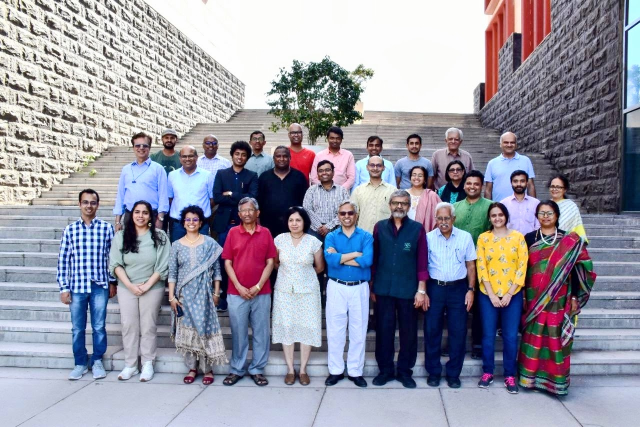
#> input picture data/Plaksha_Faculty.jpg, 1280 x 854 px (shown at 1/2 size)
$ jupyter execute 'Lab 5-Spring 2025.ipynb'
#> lines starting #> are read from the running program, lines starting #| are printed output that depends on the picture; after the words box and inside, x2 and y2 are one past the last pixel; in counts of white or black regions, pixels touching at a corner belong together
#### Instructions
###### Follow the instructions given in comments prefixed with ## and write your code below that.
###### Also fill the partial code in given blanks.
###### Don't make any changes to the rest part of the codes

### Answer the questions given at the end of this notebook within your report.

### You would need to submit your GitHub repository link. Refer to the Section 6: Final Submission on the PDF document for the details.

[cell 1]
import cv2
import numpy as np
import matplotlib.pyplot as plt
from sklearn.cluster import KMeans
from scipy.spatial import distance
from matplotlib.offsetbox import OffsetImage, AnnotationBbox
from dotenv import load_dotenv

load_dotenv()

[cell 2]
import wandb
import os
wandb.login(key=os.getenv("WANDB_API_KEY"))
wandb.init(project='distance_classification_project')

[cell 3]
## Reading the image plaksha_Faculty.jpg

img = cv2.imread('data/Plaksha_Faculty.jpg')
#> img is the input picture: shape (854, 1280, 3); mean B, G, R 162.4, 149, 149.2

## Convert the image to grayscale
gray_img = cv2.cvtColor(img, cv2.COLOR_BGR2GRAY)
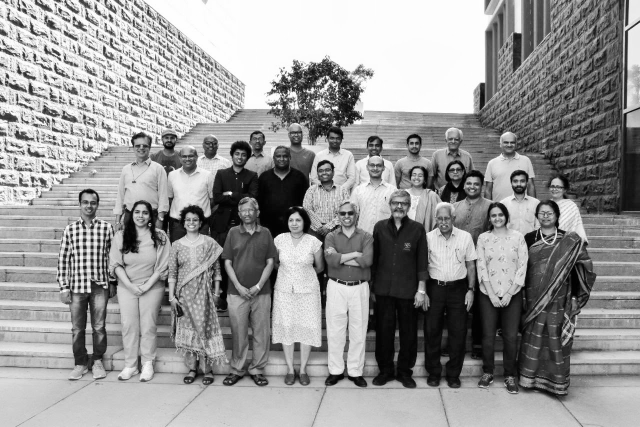
#> gray_img: shape (854, 1280) (shown at 1/2 size); min 0, max 255, mean 150.6


# Loading the required haar-cascade xml classifier file
face_cascade = cv2.CascadeClassifier('haarcascade_frontalface_default.xml')

# Applying the face detection method on the grayscale image.
## Change the parameters for better detection of faces in your case.
faces_rect = face_cascade.detectMultiScale(gray_img, 1.05, 4, minSize=(25,25), maxSize=(50,50))
#> faces_rect = 30 rows, first 6: [322, 263, 33, 33], [654, 265, 31, 31], [500, 266, 30, 30], [892, 267, 31, 31], [409, 277, 28, 28], [812, 274, 34, 34]

# Define the text and font parameters
text = "Face Detected" ## The text you want to write
font = cv2.FONT_HERSHEY_SIMPLEX  ## Font type
font_scale = 1  ## Font scale factor
font_color = (0, 0, 255)  ## Text color in BGR format (here, it's red)
font_thickness = 2  ## Thickness of the text


# Iterating through rectangles of detected faces
for (x, y, w, h) in faces_rect:
    cv2.rectangle(img, (x, y), (x+w, y+h), (0, 0, 255), 2)
    # Use cv2.putText to add the text to the image, Use text, font, font_scale, font_color, font_thickness here
    cv2.putText(img, text, (x, y-10), font, font_scale, font_color, font_thickness)
#> this loop made 30 passes
#> (x, y, w, h) on passes 1 to 12: (322, 263, 33, 33), (654, 265, 31, 31), (500, 266, 30, 30), (892, 267, 31, 31), (409, 277, 28, 28), (812, 274, 34, 34), (464, 296, 33, 33), (632, 328, 34, 34), (819, 337, 33, 33), (570, 426, 39, 39), (576, 253, 32, 32), (1003, 273, 32, 32)
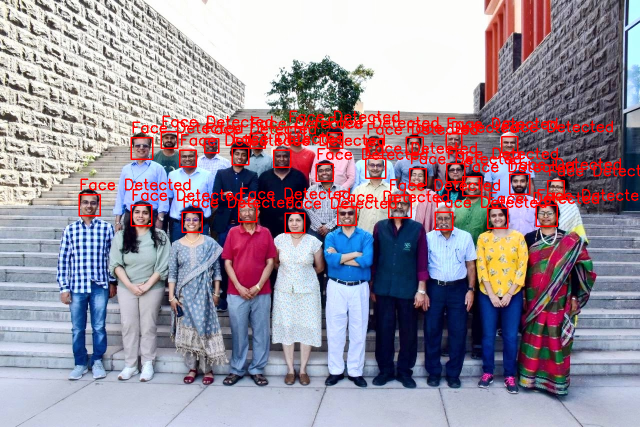
#> img: shape (854, 1280, 3) (shown at 1/2 size); 4.95% of pixels changed, all inside (x1, y1, x2, y2) = (157, 221, 1280, 467)

## Display the image and window title should be "Total number of face detected are #"
cv2.imshow("Total number of face detected are {}".format(len(faces_rect)), img)
wandb.log({"Total number of face detected are": len(faces_rect)})
cv2.waitKey(0)
cv2.destroyAllWindows()

[cell 4]
from matplotlib.offsetbox import OffsetImage, AnnotationBbox
# Extract face region features (Hue and Saturation)
img_hsv = cv2.cvtColor(img, cv2.COLOR_BGR2HSV) ## call the img and convert it from BGR to HSV and store in img_hsv
#> img_hsv: shape (854, 1280, 3); mean H, S, V 82.7, 77.3, 177.2
hue_saturation = []
face_images = []  # To store detected face images

for (x, y, w, h) in faces_rect:
    face = img_hsv[y:y + h, x:x + w]
    hue = np.mean(face[:, :, 0])
    saturation = np.mean(face[:, :, 1])
    hue_saturation.append((hue, saturation))
    face_images.append(face)
#> this loop made 30 passes
#> (x, y, w, h, hue, saturation) on passes 1 to 12: (322, 263, 33, 33, 58.93, 124.3), (654, 265, 31, 31, 30.3, 191.8), (500, 266, 30, 30, 22, 188.5), (892, 267, 31, 31, 67.32, 131.3), (409, 277, 28, 28, 85.1, 147.5), (812, 274, 34, 34, 49.21, 149.4), (464, 296, 33, 33, 42.56, 134.3), (632, 328, 34, 34, 81.22, 114.8), (819, 337, 33, 33, 34.9, 124.2), (570, 426, 39, 39, 55.81, 115.3), (576, 253, 32, 32, 40.31, 174.8), (1003, 273, 32, 32, 47.01, 116.2)
#> after the loop, face_images = 30 items; hue_saturation = 30 pairs, first value 20.84 to 120.8, second value 87.63 to 192.7

hue_saturation = np.array(hue_saturation)

## Perform k-Means clustering on hue_saturation and store in kmeans
kmeans = KMeans(n_clusters=3, random_state=0).fit(hue_saturation)
centroids = kmeans.cluster_centers_
#> centroids = [[37.58, 129.6], [74.27, 116.2], [31.61, 187]]
labels = kmeans.labels_
#> labels = 30 values, max 2 at index 1, min 0 at index 5, mean 0.833

# Create a figure and axis
fig, ax = plt.subplots(figsize=(12, 6))

# Plot the clustered faces with custom markers
for i, (x,y,w,h ) in enumerate(faces_rect):
    im = OffsetImage(cv2.cvtColor(cv2.resize(face_images[i], (20, 20)), cv2.COLOR_HSV2RGB))
    ab = AnnotationBbox(im, (hue_saturation[i, 0], hue_saturation[i, 1]), frameon=False, pad=0)
    ax.add_artist(ab)
    plt.plot(hue_saturation[i, 0], hue_saturation[i, 1])


plt.xlabel('Hue')
plt.ylabel('Saturation')
plt.title('Hue-Saturation Clustering of Detected Faces')
plt.grid(True)
plt.show()
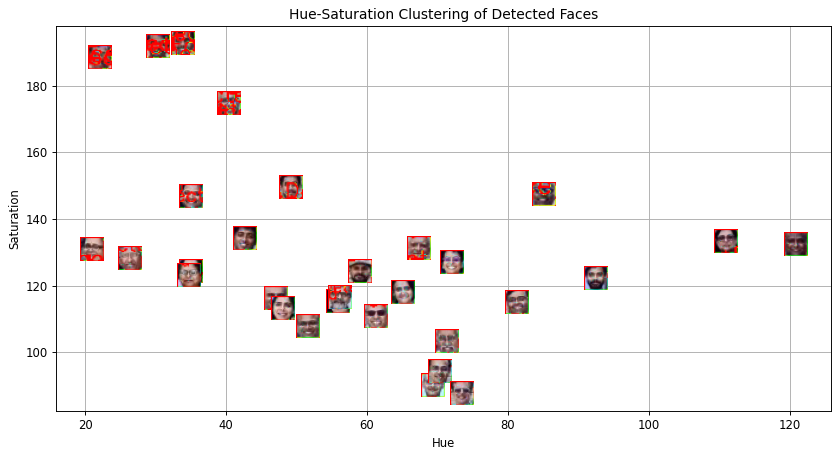
#> figure drawn by matplotlib, 1 panel
wandb.log({"Hue-Saturation Clustering of Detected Faces": wandb.Image(plt)})

[cell 5]
# Create an empty list to store legend labels
legend_labels = []

# Create lists to store points for each cluster
cluster_0_points = []
cluster_1_points = []

# Your code for scatter plot goes here
fig, ax = plt.subplots(figsize=(12, 6))
for i, (x, y, w, h) in enumerate(faces_rect):
    if kmeans.labels_[i] == 0:
        cluster_0_points.append((hue_saturation[i, 0], hue_saturation[i, 1]))
    else:
        cluster_1_points.append((hue_saturation[i, 0], hue_saturation[i, 1]))
#> after the loop, cluster_0_points = [(49.21, 149.4), (42.56, 134.3), (34.9, 124.2), (47.01, 116.2), (34.88, 146.8), (20.84, 130.7), (26.22, 128.1), (48.03, 113.2), (34.61, 123.1)]; cluster_1_points = 21 items, first 6: (58.93, 124.3), (30.3, 191.8), (22, 188.5), (67.32, 131.3), (85.1, 147.5), (81.22, 114.8)


cluster_0_points = np.array(cluster_0_points)
#> cluster_0_points = [[49.21, 149.4], [42.56, 134.3], [34.9, 124.2], [47.01, 116.2], [34.88, 146.8], [20.84, 130.7], [26.22, 128.1], [48.03, 113.2], [34.61, 123.1]]
# Plot points for cluster 0 in green
plt.scatter(cluster_0_points[:, 0], cluster_0_points[:, 1], color='green', label='Cluster 0')


cluster_1_points = np.array(cluster_1_points)
#> cluster_1_points = 21 rows, first 8: [58.93, 124.3], [30.3, 191.8], [22, 188.5], [67.32, 131.3], [85.1, 147.5], [81.22, 114.8], [55.81, 115.3], [40.31, 174.8]
# Plot points for cluster 1 in blue
plt.scatter(cluster_1_points[:, 0], cluster_1_points[:, 1], color='blue', label='Cluster 1')

# Calculate and plot centroids
centroid_0 = np.mean(cluster_0_points, axis=0)
#> centroid_0 = [37.58, 129.6]
centroid_1 = np.mean(cluster_1_points, axis=0)
#> centroid_1 = [66.15, 129.7]

# Plot both the centroid for cluster 0 and cluster 1
plt.scatter(centroid_0[0], centroid_0[1], color='green', marker='x', s=100, label='Centroid 0')
plt.scatter(centroid_1[0], centroid_1[1], color='blue', marker='x', s=100, label='Centroid 1')

plt.xlabel('Hue')
plt.ylabel('Saturation')
plt.title('Hue-Saturation Clustering of Detected Faces')
plt.legend()
plt.grid(True)
plt.show()
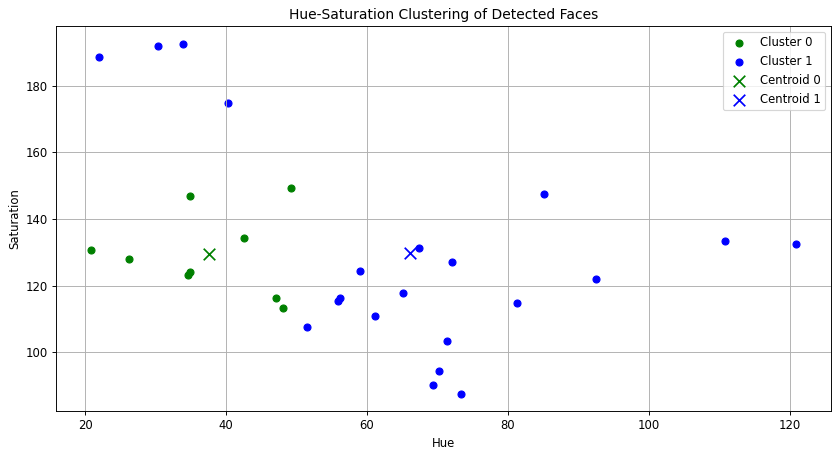
#> figure drawn by matplotlib, 1 panel
wandb.log({"Hue-Saturation Clustering of Detected Faces, legend lables": wandb.Image(fig)})

[cell 6]
## Read the class of the template image 'Dr_Shashi_Tharoor.jpg' using cv2 and store it in template_img
template_img = cv2.imread("data/Dr_Shashi_Tharoor.jpg")
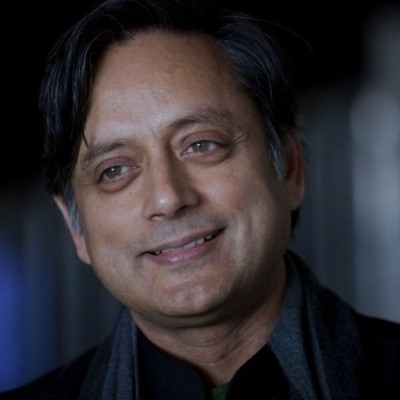
#> input picture data/Dr_Shashi_Tharoor.jpg, 400 x 400 px
#> template_img is the input picture: shape (400, 400, 3); mean B, G, R 49.8, 45.4, 49.1
# Detect face in the template image after converting it to gray and store it in template_faces
grey_img = cv2.cvtColor(template_img, cv2.COLOR_BGR2GRAY)
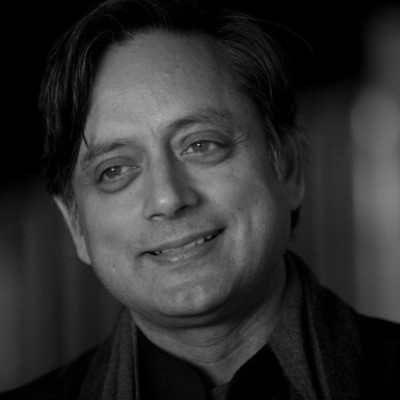
#> grey_img: shape (400, 400); min 0, max 188, mean 47
template_faces = face_cascade.detectMultiScale(grey_img, 1.05, 4, minSize=(25,25), maxSize=(50,50))
#> template_faces = ()

# Draw rectangles around the detected faces
for (x, y, w, h) in template_faces:
    cv2.rectangle(template_img, (x, y), (x + w, y + h), (0, 255, 0), 3)
#> this loop made 0 passes
cv2.imshow("Detected Faces", template_img)
cv2.waitKey(0)
cv2.destroyAllWindows()


cv2.imwrite("output/detected_faces.jpg", template_img)


wandb.log({"Detected Faces": wandb.Image(template_img)})

[cell 7]
# Convert the template image to HSV color space and store it in template_hsv
template_hsv = cv2.cvtColor(template_img, cv2.COLOR_BGR2HSV)
#> template_hsv: shape (400, 400, 3); mean H, S, V 66.8, 85.4, 57.9

# Extract hue and saturation features from the template image as we did it for detected faces.
template_hue = np.mean(template_hsv[:, :, 0])
#> template_hue = 66.78
template_saturation = np.mean(template_hsv[:, :, 1])
#> template_saturation = 85.39

# Predict the cluster label for the template image and store it in template_label
template_label = kmeans.predict([[template_hue, template_saturation]])[0]
#> template_label = 1

# Create a figure and axis for visualization
fig, ax = plt.subplots(figsize=(12, 6))

# Plot the clustered faces with custom markers (similar to previous code)
for i, (x, y, w, h) in enumerate(faces_rect):
    color = 'red' if kmeans.labels_[i] == 0 else 'blue'
    im = OffsetImage(cv2.cvtColor(cv2.resize(face_images[i], (20, 20)), cv2.COLOR_HSV2RGB))
    ab = AnnotationBbox(im, (hue_saturation[i, 0], hue_saturation[i, 1]), frameon=False, pad=0)
    ax.add_artist(ab)
    plt.plot(hue_saturation[i, 0], hue_saturation[i, 1], 'o', markersize=5, color=color)
#> this loop made 30 passes

# Plot the template image in the respective cluster
if template_label == 0:
    color = 'red'
else:
    color = 'blue'
im = OffsetImage(cv2.cvtColor(cv2.resize(template_img, (20, 20)), cv2.COLOR_BGR2RGB))
ab = AnnotationBbox(im, (template_hue, template_saturation), frameon=False, pad=0)
ax.add_artist(ab)

plt.xlabel('Hue')
plt.ylabel('Saturation')
plt.title('Hue-Saturation Clustering of Template Image')
plt.grid(True)
plt.show()
wandb.log({"Hue-Saturation Clustering of Template Image": wandb.Image(plt)})

[cell 8]
# Create an empty list to store legend labels
legend_labels = []

# Create lists to store points for each cluster
cluster_0_points = []
cluster_1_points = []

# Your code for scatter plot goes here
fig, ax = plt.subplots(figsize=(12, 6))
for i, (x, y, w, h) in enumerate(faces_rect):
    if kmeans.labels_[i] == 0:
        cluster_0_points.append((hue_saturation[i, 0], hue_saturation[i, 1]))
    else:
        cluster_1_points.append((hue_saturation[i, 0], hue_saturation[i, 1]))
#> after the loop, cluster_0_points = [(49.21, 149.4), (42.56, 134.3), (34.9, 124.2), (47.01, 116.2), (34.88, 146.8), (20.84, 130.7), (26.22, 128.1), (48.03, 113.2), (34.61, 123.1)]; cluster_1_points = 21 items, first 6: (58.93, 124.3), (30.3, 191.8), (22, 188.5), (67.32, 131.3), (85.1, 147.5), (81.22, 114.8)

# Plot points for cluster 0 in green
cluster_0_points = np.array(cluster_0_points)
#> cluster_0_points = [[49.21, 149.4], [42.56, 134.3], [34.9, 124.2], [47.01, 116.2], [34.88, 146.8], [20.84, 130.7], [26.22, 128.1], [48.03, 113.2], [34.61, 123.1]]
plt.scatter(cluster_0_points[:, 0], cluster_0_points[:, 1], c='green', label='Cluster 0')

# Plot points for cluster 1 in blue
cluster_1_points = np.array(cluster_1_points)
#> cluster_1_points = 21 rows, first 8: [58.93, 124.3], [30.3, 191.8], [22, 188.5], [67.32, 131.3], [85.1, 147.5], [81.22, 114.8], [55.81, 115.3], [40.31, 174.8]
plt.scatter(cluster_1_points[:, 0], cluster_1_points[:, 1], c='blue', label='Cluster 1')

# Calculate and plot centroids for both the clusters
centroid_0 = np.mean(cluster_0_points, axis=0)
centroid_1 = np.mean(cluster_1_points, axis=0)
plt.scatter(centroid_0[0], centroid_0[1], marker='x', c='red', s=100, label='Centroid 0') ## plot for centroid 0
plt.scatter(centroid_1[0], centroid_1[1], marker='x', c='orange', s=100, label='Centroid 1')  ## plot for centroid 1
plt.plot(template_hue, template_saturation, marker='o', c='violet', markersize=10, label='Class ?')

plt.xlabel('Hue')  # Put x label
plt.ylabel('Saturation')  # Put y label
plt.title('Clusters and Centroids')  # Put title
plt.legend()  # Add a legend
plt.grid(True)  # Add grid
plt.show()  # Show the plot
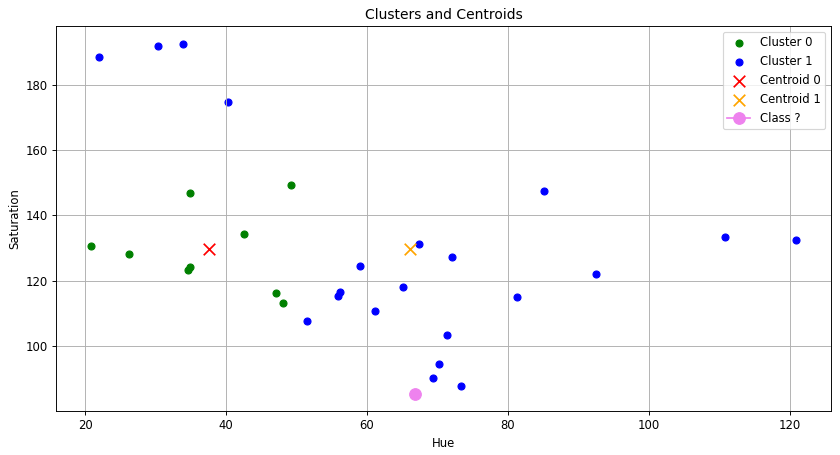
#> figure drawn by matplotlib, 1 panel
wandb.log({"Clusters and Centroids": wandb.Image(plt)})
                                            ## End of the lab 5 ##
